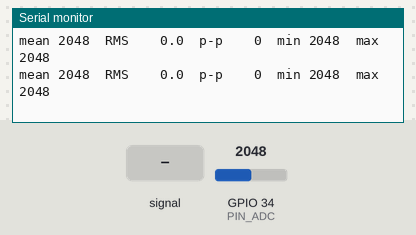
This sketch was run on a simulated ESP32. On the bench: the last lines printed to the serial monitor. Inputs (shaded band) come from the test bench; at power-on: GPIO 34 (PIN_ADC) = 2048 (analog values on the 0–4095 scale).

Above: at 1.2 s.
1.3 s: GPIO 34 (PIN_ADC) fed a 200 Hz sine of ±327 counts around its level
At 1.74 s:
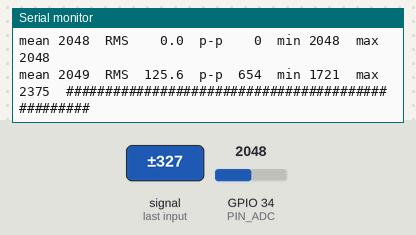
3.4 s: GPIO 34 (PIN_ADC) set to 2866
At 4.16 s:
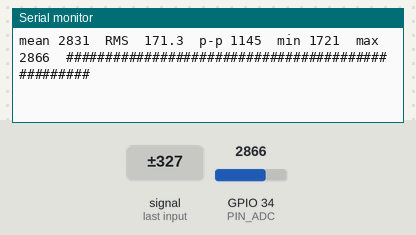
5.3 s: GPIO 34 (PIN_ADC) fed a 1000 Hz sine of ±1023 counts around its level
At 5.6 s:
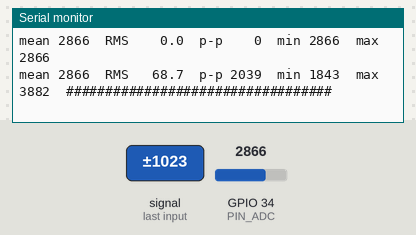
6.8 s: GPIO 34 (PIN_ADC) set to 491
At 7.53 s:
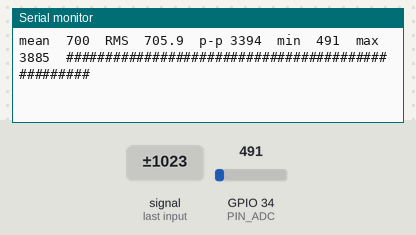
9.2 s: GPIO 34 (PIN_ADC) fed a 200 Hz sine of ±327 counts around its level
At 9.94 s:
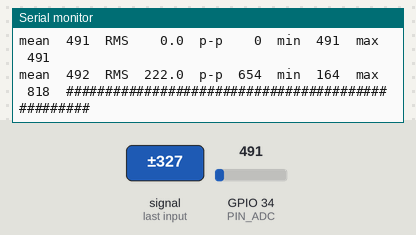
11.6 s: GPIO 34 (PIN_ADC) set to 60
At 12.36 s:
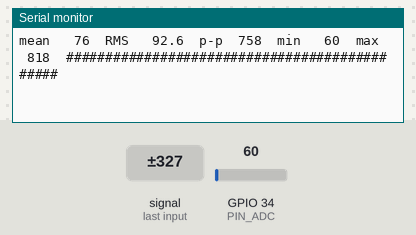
Timing chart, 0 to 14.6 s (numbered marks = the images above; inputs shaded):
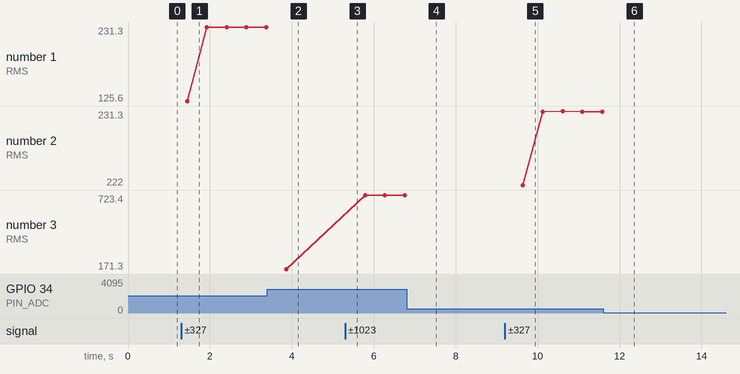

Measured:
- after the input at 1.3 s, the serial monitor: prints a new line after 0.14 s (image 1)
- after the input at 3.4 s, the serial monitor: prints a new line after 0.46 s (image 2)
- after the input at 5.3 s, the serial monitor: prints a new line at once (image 3)
- after the input at 6.8 s, the serial monitor: prints a new line after 0.44 s (image 4)
- after the input at 9.2 s, the serial monitor: prints a new line after 0.44 s (image 5)
- after the input at 11.6 s, the serial monitor: prints a new line after 0.46 s (image 6)
- plotted number 3: 171.3 → 723.4 after the input at 5.3 s

The sketch:

vibe_check.ino
```cpp
// vibe_check.ino - is the piezo picking up the fan?
// Samples GPIO34 at 10 kHz for 0.4 s (long enough to see slow fan vibration),
// then prints the resting level, the vibration size (RMS) and peak-to-peak.
// Board: "ESP32 Dev Module". Serial Monitor at 115200.
const int PIN_ADC = 34;
const int N = 4000;            // 4000 samples x 100 us = 0.4 s
static uint16_t buf[N];

void setup() {
  Serial.begin(115200);
  analogReadResolution(12);
  analogSetPinAttenuation(PIN_ADC, ADC_11db);
  Serial.println("vibe_check: fan OFF first, then ON. Compare the RMS numbers.");
}

void loop() {
  uint32_t t = micros();
  for (int i = 0; i < N; i++) {          // steady 10 kHz sampling
    while ((uint32_t)(micros() - t) < 100) {}
    t += 100;
    buf[i] = analogRead(PIN_ADC);
  }
  double sum = 0; int lo = 4095, hi = 0;
  for (int i = 0; i < N; i++) { sum += buf[i]; if (buf[i] < lo) lo = buf[i]; if (buf[i] > hi) hi = buf[i]; }
  double mean = sum / N, var = 0;
  for (int i = 0; i < N; i++) { double d = buf[i] - mean; var += d * d; }
  double rms = sqrt(var / N);
  Serial.printf("mean %4.0f  RMS %6.1f  p-p %4d  min %4d  max %4d  ", mean, rms, hi - lo, lo, hi);
  int bars = (int)(rms / 2); if (bars > 50) bars = 50;     // quick visual
  for (int i = 0; i < bars; i++) Serial.print('#');
  Serial.println();
}
```
